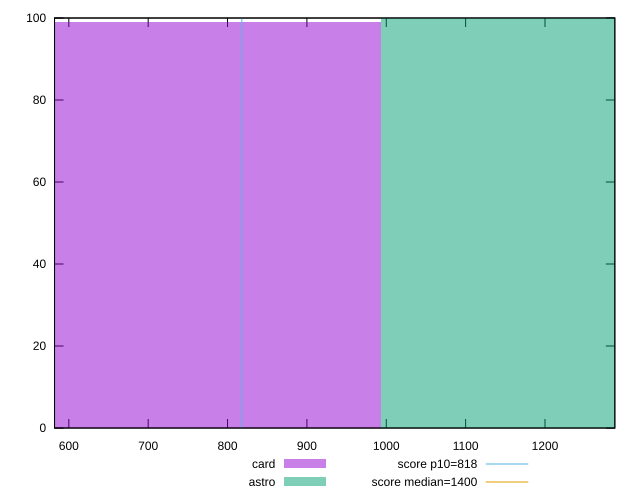

gnuplot code for this plot:
reset

$card <<EOF
661.9923599059367 99
EOF

$astro <<EOF
1323.9847198118734 100
EOF

set key outside below
set boxwidth 661.9923599059367
set xrange [582:1288]
set yrange [0:100]
set trange [0:100]
set style fill transparent solid 0.5 noborder

set parametric
set terminal svg size 640, 500 enhanced background rgb 'white'
set output "reports/report_00027_2021-02-24T12-40-31.850Z/dom-size/comparison/histogram/2_vs_3.svg"

plot $card title "card" with boxes, \
     $astro title "astro" with boxes, \
     818,t title "score p10=818", \
     1400,t title "score median=1400"

reset
